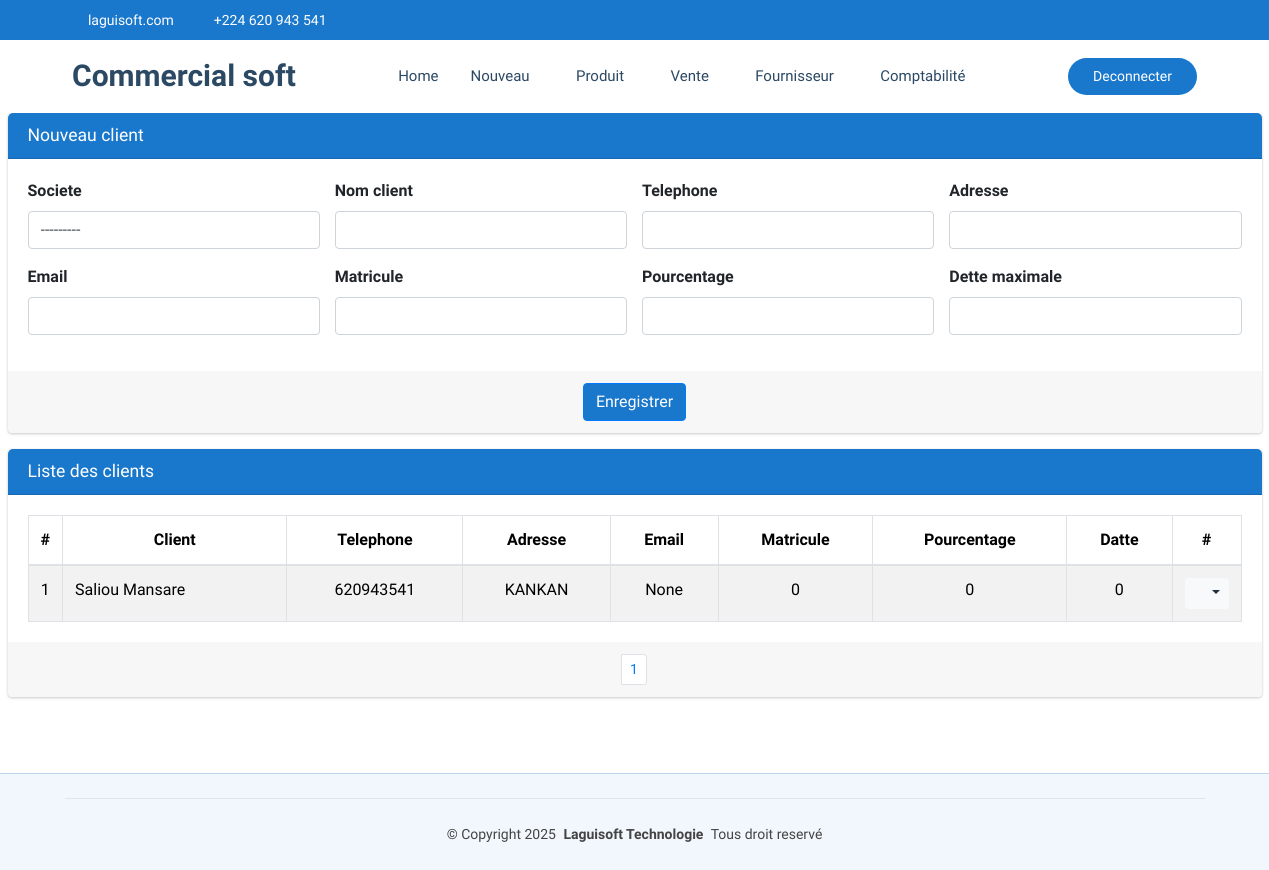
Before: /commerce/commerce/client (signed in) with the older database file.
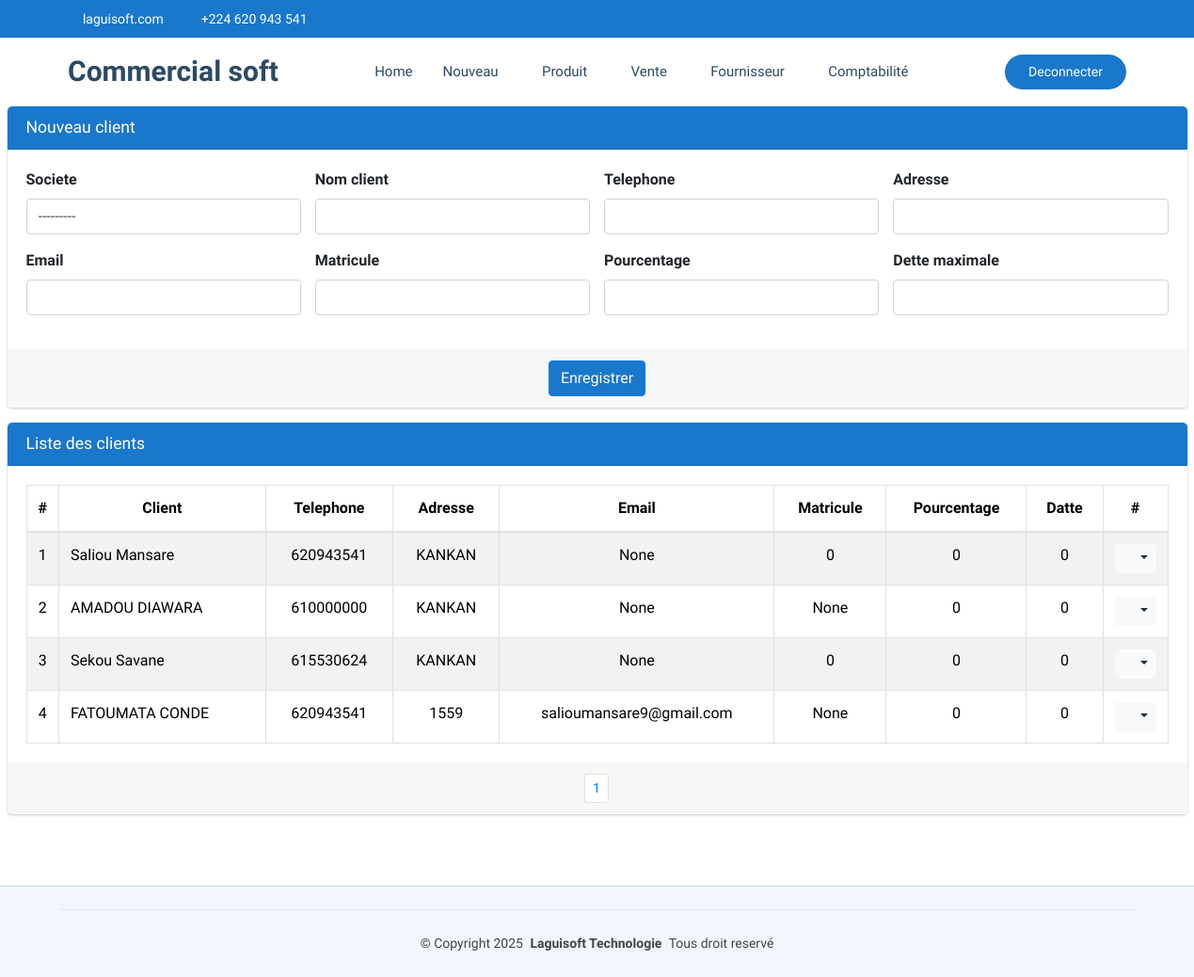
After: the same page with the newer database file.
### CommercialSoft/models.py (models this page shows, shortened)
class Client(models.Model):
    societe=models.ForeignKey(Societe, on_delete=models.CASCADE, null=True)
    nom=models.CharField(max_length=70, unique=True)
    telephone=models.CharField(max_length=20,null=True,blank=True)
    adresse=models.CharField(max_length=30, null=True, blank=True)
    email=models.EmailField(max_length=50, null=True, blank=True)
    matricule=models.CharField(max_length=20,null=True, blank=True)
    pourcentage=models.PositiveSmallIntegerField()
    detteMaximale=models.PositiveBigIntegerField()

### CommercialSoft/views.py (the view)
# urls.py: path('commerce/client', views.client_list_create,name="commerce_client"),
@login_required
@user_passes_test(est_admin_ou_gestionnaire)
@permission_required('CommercialSoft.add_client')
def client_list_create(request):
    if request.method == "POST":
        form = clientForm(request.POST)
        if form.is_valid():
            form.save()  # Sauvegarder après modification
            messages.success(request, "Client créée avec succès !")
            return redirect('commerce_client')
        else:
            messages.error(request, "Erreur lors de la création du client.")
    else:
        form = clientForm()
    client = Client.objects.all()
    paginator = Paginator(client, 15)
    page = request.GET.get('page')
    paginated_depense = paginator.get_page(page)
    return render(request, 'CommercialSoft/client.html', {'form': form,'listes': paginated_depense})

### CommercialSoft/forms.py
class clientForm(forms.ModelForm):
    class Meta:
        model = Client
        fields = ['societe', 'nom', 'telephone','adresse','email','matricule','pourcentage','detteMaximale']
        widgets = {
            'societe': forms.Select(attrs={'class': 'form-control select2bs4', "id":"idClient"}),
            'nom': forms.TextInput(attrs={'class': 'form-control'}),
            'telephone': forms.NumberInput(attrs={'class': 'form-control'}),
            'adresse': forms.TextInput(attrs={'class': 'form-control'}),
            'email': forms.EmailInput(attrs={'class': 'form-control'}),
            'matricule': forms.TextInput(attrs={'class': 'form-control'}),
            'pourcentage': forms.NumberInput(attrs={'class': 'form-control'}),
            'detteMaximale': forms.NumberInput(attrs={'class': 'form-control'}),
        }

### CommercialSoft/models.py (called while the page is built)
    def __str__(self):
        return self.nom

### CommercialSoft/views.py (called while the page is built)
def est_admin_ou_gestionnaire(user):
    return (
        user.groups.filter(name="Administrateur").exists()
        or user.groups.filter(name="Gestionnaire").exists()
    )

### CommercialSoft/templates/CommercialSoft/client.html (shortened to what the changed rows need)
{% extends "CommercialSoft/starter-page.html" %}
{% load static %}
{% block css %}
    <link rel="stylesheet" href="{% static 'autre/plugins/fontawesome-free/css/all.min.css' %}">
    <link rel="stylesheet" href="https://code.ionicframework.com/ionicons/2.0.1/css/ionicons.min.css">
  <link rel="stylesheet" href="{% static 'autre/plugins/sweetalert2-theme-bootstrap-4/bootstrap-4.min.css' %}">
    <link rel="stylesheet" href="{% static 'autre/dist/css/adminlte.min.css' %}">
    <link rel="stylesheet" href="{% static 'autre/plugins/toastr/toastr.min.css' %}">
    <link rel="stylesheet" href="{% static 'autre/plugins/select2-bootstrap4-theme/select2-bootstrap4.min.css' %}">
{% endblock %}
{% block corp %}
<section class="content pt-0">
  <div class="container-fluid">
    <div class="row">
      <div class="col-md-12">
        <div class="card card-primary">
            <div class="card-body">
              <table class="table table-bordered table-hover table-striped">
                <thead>
                  <tr>
                    <th style="width: 10px" class="text-center">#</th>
                    <th class="text-center">Client</th>
                    <th class="text-center">Telephone</th>
                    <th class="text-center">Adresse</th>
                    <th class="text-center">Email</th>
                    <th class="text-center">Matricule</th>
                    <th class="text-center">Pourcentage</th>
                    <th class="text-center">Datte</th>
                    <th style="width: 40px" class="text-center">#</th>
                  </tr>
                </thead>
                <tbody>
                  {% if listes %}
                    {% for liste in listes %}
                      <tr>
                        <td class="text-center">{{liste.id}}</td>
                        <td>{{liste.nom}}</td>
                        <td class="text-center">{{liste.telephone}}</td>
                        <td class="text-center">{{liste.adresse}}</td>
                        <td class="text-center">{{liste.email}}</td>
                        <td class="text-center">{{liste.matricule}}</td>
                        <td class="text-center">{{liste.pourcentage}}</td>
                        <td class="text-center">{{liste.detteMaximale}}</td>
                        <td class="text-center">
                          <div class="btn-group">
                            <button type="button" class="btn btn-sm btn-light dropdown-toggle" data-toggle="dropdown" aria-expanded="false">
                              <i class="fas fa-cogs"></i>
                            </button>
                          </div>
                        </td>
                      </tr>
                    {% endfor %}
                  {% else %}
                    <tr>
                      <td colspan="14" class="text-center">Aucune ligne disponible pour le moment.</td>
                    </tr>
                  {% endif %}
                </tbody>
              </table>
            </div>
            <div class="card-footer clearfix">
              <ul class="pagination pagination-sm m-0 justify-content-center">
                <li class="page-item">
                  {% for num in listes.paginator.page_range %}
                    {% if listes.number == num %}
                      <li class="page-item"><a class="page-link" href="">{{ num }}</a></li>
                    {% else %}
                      <li class="page-item"><a class="page-link" href="?page={{ num }}">{{ num }}</a></li>
                    {% endif %}
                  {% endfor %}
              </ul>
            </div>
          </div>
      </div>
    </div>
  </div>
</section>
  {% endblock %}
  {% block js %}
    <link rel="stylesheet" href="{% static 'autre/plugins/select2/css/select2.min.css' %}">
    <link rel="stylesheet" href="{% static 'autre/plugins/select2-bootstrap4-theme/select2-bootstrap4.min.css' %}">
  {% endblock %}

Changed rows visible on the page:
added Client: id "2", nom "AMADOU DIAWARA", telephone "610000000", adresse "KANKAN", email "None", matricule "None", pourcentage "0", detteMaximale "0"
added Client: id "3", nom "Sekou Savane", telephone "615530624", adresse "KANKAN", email "None", matricule "0", pourcentage "0", detteMaximale "0"
added Client: id "4", nom "FATOUMATA CONDE", telephone "620943541", adresse "1559", email "salioumansare9@gmail.com", matricule "None", pourcentage "0", detteMaximale "0"
